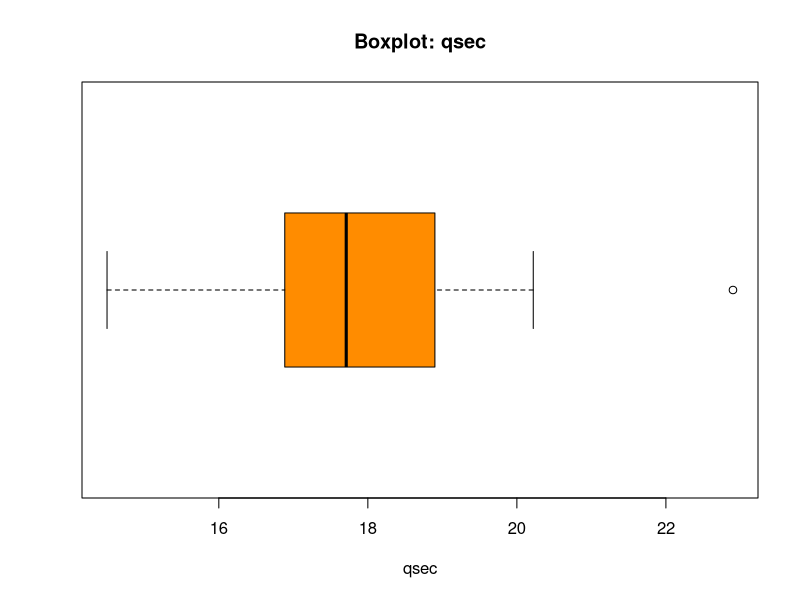
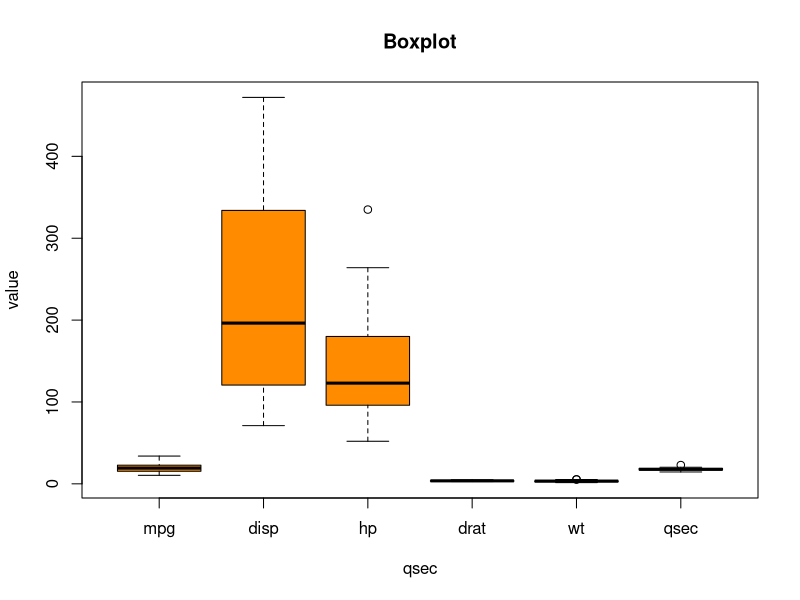
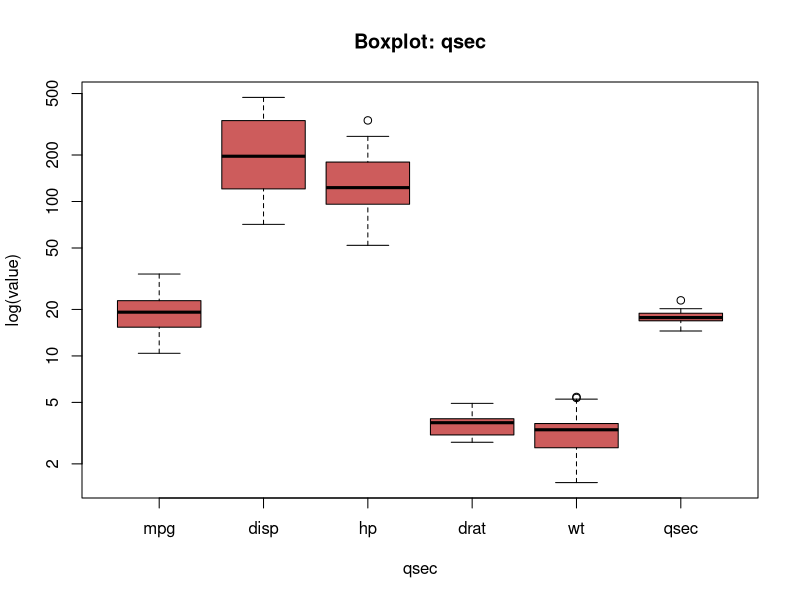
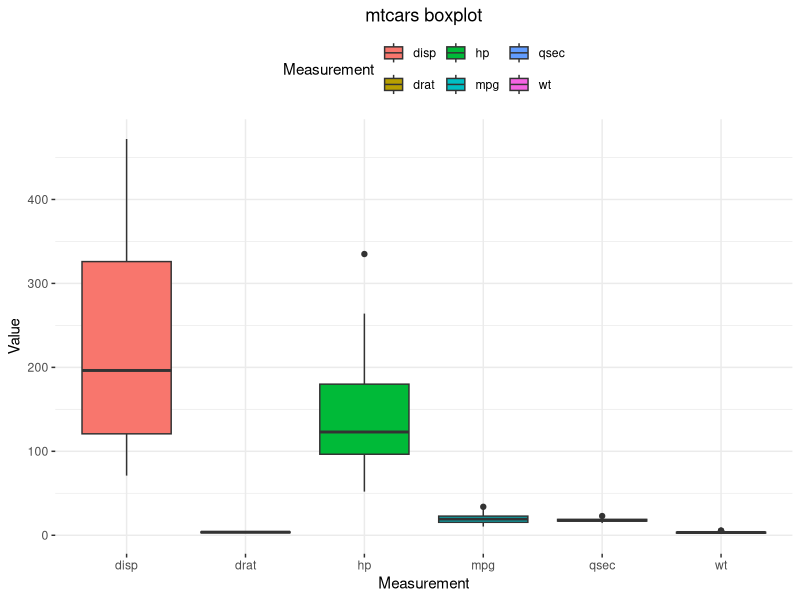

Source code (R) for these figures, in order:
## ---- chunk 1
v1 <- c(1,2,3,4,5,17)
print(v1)
## ---- chunk 2
a <- 5
print(a[1])
print(a)
## ---- chunk 3
v1 <- 5
v2 <- c(2,3,4)
print(v1 + v2)
## ---- chunk 4
v1 <- c(1,2)
v2 <- c(2,3,4)
print(v1 + v2)
## ---- chunk 5
v1 <- c(1,2,3)
print(mean(v1))
v2 <- c(2,3,4)
print(mean(v2))
v3 <- c(5,6,7)
print(mean(v3))
## ---- chunk 6
c(mean(v1), mean(v2)) * mean(v3)
## ---- chunk 7
v1 <- c(1,NA)
v2 <- c(2,3,4)
print(mean(v1) + mean(v2))
## ---- chunk 8
v1 <- c(1,NA)
v2 <- c(2,3,4)
print(mean(v1, na.rm=TRUE) + mean(v2, na.rm=TRUE))
## ---- chunk 9
data(mtcars)
summary(mtcars)
## ---- chunk 10
summary(mtcars$mpg)
## ---- chunk 11
sum(is.na(mtcars$mpg))
## ---- chunk 12
min(mtcars$mpg)
## ---- chunk 13
max(mtcars$mpg)
## ---- chunk 14
median(mtcars$mpg)
## ---- chunk 15
quantile(mtcars$mpg, p = .25)
## ---- chunk 16
quantile(mtcars$mpg, p = .27)
## ---- chunk 17
quantile(mtcars$mpg, p = .5)
## ---- chunk 18
var(mtcars$mpg)
## ---- chunk 19
sd(mtcars$mpg)
## ---- chunk 20
sd(mtcars$mpg) == sqrt(var(mtcars$mpg))
## ---- chunk 21
IQR(mtcars$mpg)
## ---- chunk 22
quantile(mtcars$mpg, p=.75) - quantile(mtcars$mpg, p=.25) 
## ---- chunk 23
boxplot(mtcars$qsec,
        horizontal = TRUE, 
        xlab = "qsec",
        col = "darkorange",
        main = "Boxplot: qsec")
## ---- chunk 24
## NOTE: Boxplot "fences" and outlier detection
# Q3 = 75 percentile, Q1 = 25 percentile
Q3 <- quantile(mtcars$qsec, .75)
Q3
## ---- chunk 25
Q1 <- quantile(mtcars$qsec, .25)
Q1
## ---- chunk 26
# IQ = Q3 - Q1; Interquartile range
IQR <- unname(Q3 - Q1)
IQR
## ---- chunk 27
lif <- Q1 - 1.5*IQR
uif <- Q3 + 1.5*IQR
lof <- Q1 - 3*IQR
uof <- Q3 + 3*IQR
mtcars$qsec[mtcars$qsec > uif]
## ---- chunk 28
mtcars$qsec[mtcars$qsec > uof]
## ---- chunk 29
boxplot(mtcars[ , c('mpg', 'disp', 'hp', 'drat', 'wt', 'qsec')], 
        horizontal = FALSE, 
        xlab="qsec",
        ylab = "value",
        col = "darkorange",
        main = "Boxplot")
## ---- chunk 30
boxplot(mtcars[ , c('mpg', 'disp', 'hp', 'drat', 'wt', 'qsec')], 
        horizontal = FALSE, 
        xlab="qsec",
        ylab = "log(value)",
        log = "y",
        col = "indianred",
        main = "Boxplot: qsec")
## ---- chunk 31
library(tidyverse)
mtcars$id <- 1:dim(mtcars)[1]

mtcarsPlot <- mtcars %>%
  select(id, mpg, disp, hp, drat, wt, qsec) %>% 
  pivot_longer(cols = -id,
               names_to = "Measurement",
               values_to = "Value")

head(mtcarsPlot, 30)
## ---- chunk 32
ggplot(data = mtcarsPlot, 
       aes(x = Measurement, 
           y = Value, 
           fill = Measurement)) +
  geom_boxplot() + 
  ggtitle("mtcars boxplot") + 
  theme_bw() + 
  theme(panel.border = element_blank()) + 
  theme(plot.title = element_text(hjust = .5)) +
  theme(legend.position = "top")
## ---- chunk 33
v1 <- 1:100

# - power() function
power <- function(x) {
  # code blocks...
  return(x^2)
}

# - silly functional:
squares <- lapply(v1, power)
class(squares)
## ---- chunk 34
print(head(squares, 10))
## ---- chunk 35
squares <- sapply(v1, power)
print(head(squares, 10))
print(class(squares))
## ---- chunk 36
m1 <- matrix(data = c(1,2,3,4),
             ncol = 2)
print(m1)
## ---- chunk 37
sum(c(1,2))
## ---- chunk 38
apply(X = m1, MARGIN = 1, FUN = sum)
## ---- chunk 39
apply(X = m1, MARGIN = 2, FUN = sum)
## ---- chunk 40
# Summing elements from left to right
Reduce(`+`, 1:5)
## ---- chunk 41
# Multiplying elements from left to right
Reduce(`*`, 1:5)
## ---- chunk 42
# Start summing with an initial value of 10
Reduce(`+`, 1:5, init = 10)
## ---- chunk 43
# If we apply subtraction from right to left
vec <- 1:5
Reduce(`-`, vec, right = TRUE)
## ---- chunk 44
# Keep track of all intermediate results
Reduce(`+`, 1:5, accumulate = TRUE)
## ---- chunk 45
# Two numeric vectors of the same length
x <- 1:5
y <- 6:10

# Apply sum() to each pair of elements (x[i], y[i])
result <- Map(sum, x, y)
## ---- chunk 46
# Define a custom function that takes three arguments
my_func <- function(a, b, c) {
  a + b + c
}

# Create three vectors
a_vec <- c(1, 2, 3)
b_vec <- c(10, 20, 30)
c_vec <- c(100, 200, 300)

# Use Map to apply my_func to corresponding elements
Map(my_func, a_vec, b_vec, c_vec)
## ---- chunk 47
c1 <- c("Paris", "London")
c2 <- c("France", "UK")
m <- Map(paste, c1, c2)
class(m)
print(m)

# a binary function
f2 <- function(a, b) {
  return(
    a^2 + b
  )
}

v1 <- 1:20
v2 <- 21:40
m <- Map(f2, v1, v2)
print(m)
## ---- chunk 48
# This function (the factory) takes 'n' and returns a function 
# that raises its input 'x' to the power of 'n'.
make_power_func <- function(n) {
  # The returned function is a closure that 'remembers' the value of n.
  function(x) {
    x ^ n
  }
}
## ---- chunk 49
# Create a 'square' function
square_func <- make_power_func(2)
square_func(4)  # Returns 16
## ---- chunk 50
# Create a 'cube' function
cube_func <- make_power_func(3)
cube_func(4)    # Returns 64
